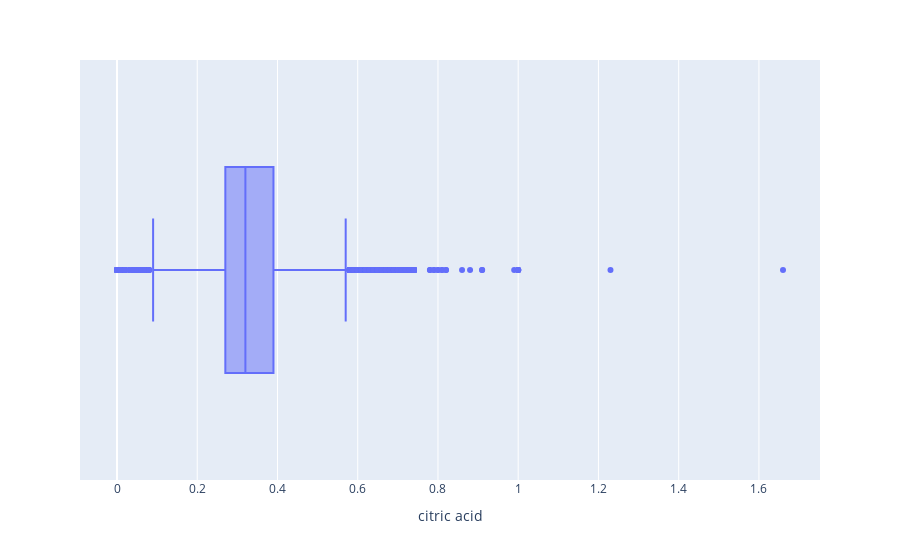

Here is the notebook cell this chart was saved with:
### Code cell
bp_cit_acid = px.box(x, "citric acid")
bp_cit_acid.show()

### Figure 1 — Plotly figure (JSON) as saved in the notebook; plotly's stock layout.template omitted (floating-point values rounded to 4 significant figures; data arrays with more than 128 entries replaced by an {"elided": "..."} marker saying what was removed)
{"data": [{"alignmentgroup": "True", "hovertemplate": "citric acid=%{x}<extra></extra>", "legendgroup": "", "marker": {"color": "#636efa"}, "name": "", "notched": false, "offsetgroup": "", "orientation": "h", "showlegend": false, "type": "box", "x": {"elided": "4898 float values"}, "x0": " ", "xaxis": "x", "y0": " ", "yaxis": "y"}], "layout": {"boxmode": "group", "legend": {"tracegroupgap": 0}, "margin": {"t": 60}, "xaxis": {"anchor": "y", "domain": [0, 1], "title": {"text": "citric acid"}}, "yaxis": {"anchor": "x", "domain": [0, 1]}}}
